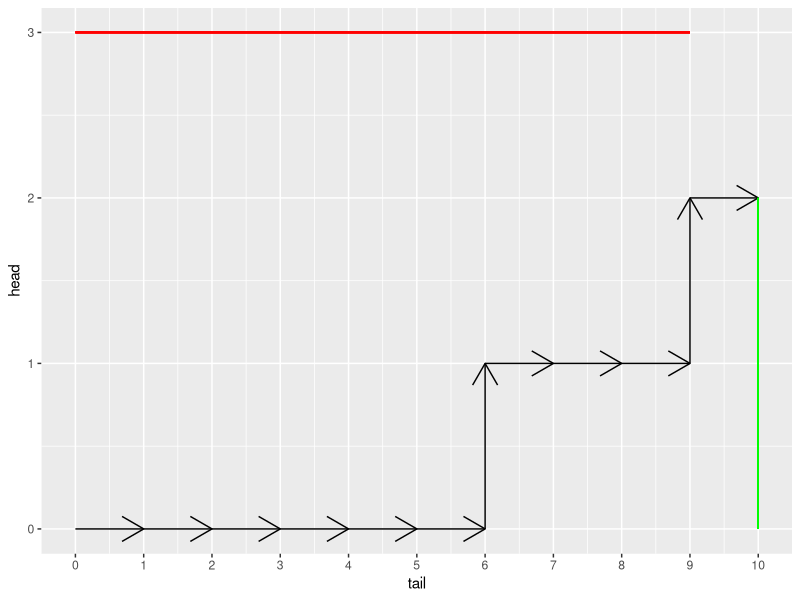
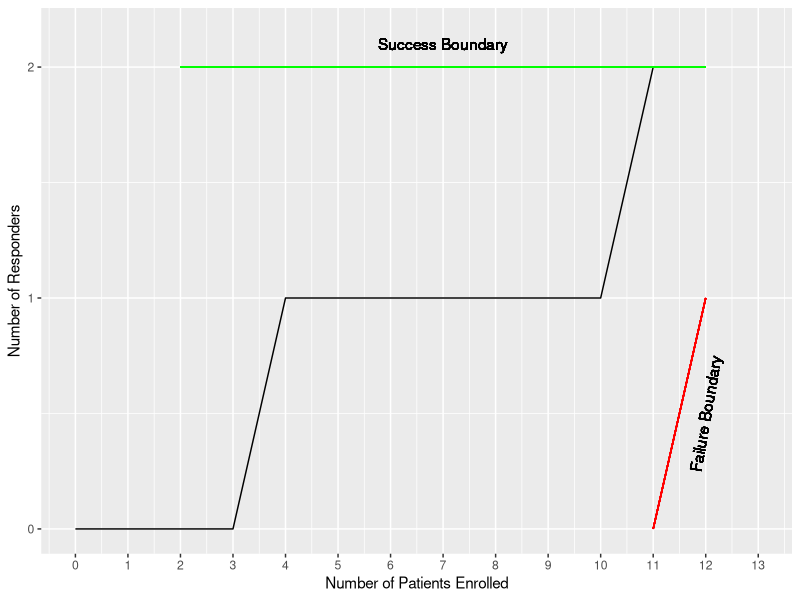

Recreate these plots in R, in order. (Note: this script raises an error after producing the figures.)
library(ggplot2)

stairs <- function(p, xstart, xend) {
  x <- c(xstart, rep((xstart+1):xend, each=2))
  y <- rep(0:(xend-xstart), each=2)
  y <- y[-length(y)]
  for (i in 1:(length(x)-1)) {
    p <- p + geom_segment(x=x[i], y=y[i], xend=x[i+1], yend=y[i+1], 
      color="green")
  }
  p
}

s <- 3
t <- 10
flips <- rbinom(2*t, 1, 0.3)
x <- c(0, cumsum( flips))
X <- data.frame(list(X=x, k=0:(length(x)-1)))
X1 <- X[X$X <= s,]

p1 <- qplot(k, X, data=X1, geom="line") +
  scale_x_continuous(breaks=0:t, limits=c(0, t)) +
  scale_y_continuous(breaks=0:s, limits=c(0, s)) +
  geom_segment(x=0, y=s, xend=t, yend=s, color="red") + 
  geom_segment(x=t, y=0, xend=t, yend=(s-1), color="green")

stairs = function (p, xstart, xend) {
    x = c(xstart, rep((xstart + 1):xend, each = 2))
    y = rep(0:(xend - xstart), each = 2)
    y = y[-length(y)]
    for (i in 1:(length(x) - 1)) {
        p = p + geom_segment(x = x[i], y = y[i], xend = x[i + 
            1], yend = y[i + 1], color = "green", linetype=1)
    }
    p
}

kplot = function(flips, s, t) {
  if (!is.list(flips)) {
    d = flips_to_kplot_df(flips)
    p = qplot(k, path, data = d, geom = "line") + 
      scale_x_continuous(breaks = 0:(t + s), limits = c(0, t + s)) + 
      scale_y_continuous(breaks = 0:s, limits=c(0, s+0.15)) + 
      geom_segment(x=s, y=s, xend=(t+s-1), yend=s, color="green", linetype=1) +
      geom_segment(x=t, y=0, xend=(s+t-1), yend=s-1, col="red")
  } else {
    flip_set = lapply(flips, flips_to_kplot_df)
    for (i in 1:length(flip_set)) {
      flip_set[[i]]$num = as.factor(i)
      flip_set[[i]]$k = jitter(flip_set[[i]]$k)
      flip_set[[i]]$k[flip_set[[i]]$k < 0] = 0
    }
    d = Reduce(rbind, flip_set)[, -(4:5)]
    p = qplot(k, path, data = d, geom = "path", group = num) + 
        scale_x_continuous(breaks=0:(t+s), limits = c(0, t+s)) + 
        geom_segment(x = s, y = s, xend = (t + s - 1), yend = s, 
                     color = "green") + 
        geom_segment(x=t, y=0, xend=(s+t-1), yend=s-1, col="red")
    p
  }
  p
}

flips_to_kplot_df = function (flips) {
    d = data.frame(k = 0:length(flips))
    d$head = c(0, cumsum(flips))
    d$tail = c(0, cumsum(1 - flips))
    d$headEnd = c(d$head[-1], NA)
    d$tailEnd = c(d$tail[-1], NA)
    d$path = c(0, cumsum(flips))
    d$k = 0:(nrow(d) - 1)
    d
}




X$head <- c(0, cumsum(flips))
X$tail<- c(0, cumsum(!(flips)))
X$headEnd <- c(X$head[-1], NA)
X$tailEnd <- c(X$tail[-1], NA)

X2 <- X[1:(min(which(X$headEnd >= s), which(X$tailEnd >= t))),]

p2 <- ggplot(data=X2) + #right, up, data=X) + #, geom="segment") +
  scale_x_continuous(breaks=0:t, limits=c(0, t)) +
  scale_y_continuous(breaks=0:s, limits=c(0, s), labels=as.character(0:s)) +
  geom_segment(mapping=aes(x=tail, y=head, xend=tailEnd,
    yend=headEnd), arrow=arrow()) +
  geom_segment(x=0, y=s, xend=t-1, yend=s, color="red") +
  geom_segment(x=t, y=0, xend=t, yend=s-1, color="green")

ggsave("ZeltermanPlot.pdf", p2, width=7, height=5)


p3 = kplot( c(rep(0, 3), 1, rep(0, 6), 1), s=2, t=11) + 
  xlab("Number of Patients Enrolled") + ylab("Number of Responders") +
  geom_text(data=NULL, x=7, y=2.1, label="Success Boundary") +
  geom_text(data=NULL, x=12, y=0.5, label="Failure Boundary", 
            angle=80)



ggsave("KanePlot.pdf", p3, width=7, height=5)

s=2
t=11
trial = c(0, 0, 1, 0, 0, 0, 0, 0)
p4 = cdsnb_stack_plot(trial, s, t)
ggsave("conditional_snb.pdf", p4, width=7, height=5)

cdsnb(trial, s, t)


approx_plots_start = list(
  dsnb_stack_plot(0.2, 15, 75) + scale_x_discrete(breaks=seq(15, 95, by=10)) + 
    labs(x="", y="", title="bimodal example (15, 75, .2)"),
  dsnb_stack_plot(0.35, 50, 50) + scale_x_discrete(breaks=seq(50, 105, by=10))+
    labs(x="", y="", title="approximate normal (50, 50, .35)"),
  dsnb_stack_plot(0.06, 10, 10) + scale_x_discrete(breaks=seq(10, 20, by=2))+
    labs(x="", y="", title="geometric (10, 10, .06)"),
  dsnb_stack_plot(0.06, 3, 175) + scale_x_discrete(breaks=seq(3, 180, by=30))+ 
    labs(x="", y="", title="gamma approximation (3, 175, .06)"),
  dsnb_stack_plot(0.5, 25, 25) + scale_x_discrete(breaks=seq(25, 50, by=5))+
    labs(x="", y="", title="lower half normal (25, 25, .5)"),
  dsnb_stack_plot(0.98, 175, 2) + scale_x_discrete(breaks=seq(2, 180, by=20))+
    labs(x="", y="", title="local mode at top of range (175, 2, .98)"))

library(foreach)
library(grid)

approx_plots = foreach(p=approx_plots_start) %do% {
  p + theme(legend.position="none") 
}

vplayout <- function(x, y) viewport(layout.pos.row = x, layout.pos.col = y)

pdf("shapes.pdf", width=10, height=11)
grid.newpage()
p = pushViewport(viewport(layout = grid.layout(3, 2)))

k=1
for (i in 1:3) {
  for (j in 1:2) {
    print(approx_plots[[k]], vp=vplayout(i, j))
    k = k+1
  }
}
dev.off()
